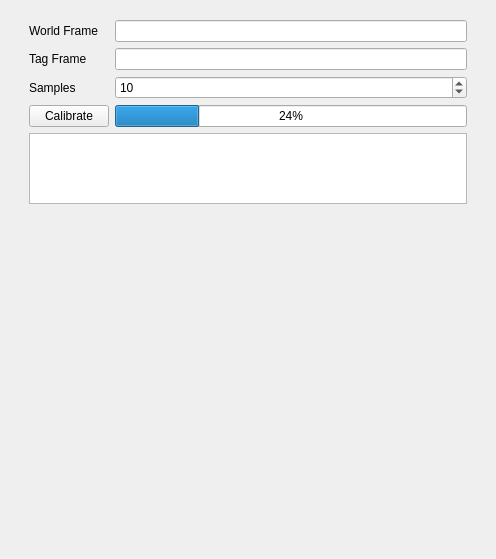
<?xml version="1.0" encoding="UTF-8"?>
<ui version="4.0">
 <class>MappingPanel</class>
 <widget class="QWidget" name="MappingPanel">
  <property name="geometry">
   <rect>
    <x>0</x>
    <y>0</y>
    <width>496</width>
    <height>559</height>
   </rect>
  </property>
  <property name="windowTitle">
   <string>Form</string>
  </property>
  <layout class="QVBoxLayout" name="verticalLayout">
   <item>
    <widget class="QWidget" name="widget" native="true">
     <layout class="QVBoxLayout" name="verticalLayout_2">
      <property name="topMargin">
       <number>0</number>
      </property>
      <property name="bottomMargin">
       <number>0</number>
      </property>
      <item>
       <widget class="QWidget" name="form" native="true">
        <property name="minimumSize">
         <size>
          <width>0</width>
          <height>0</height>
         </size>
        </property>
        <layout class="QGridLayout" name="gridLayout">
         <property name="bottomMargin">
          <number>0</number>
         </property>
         <item row="0" column="1">
          <widget class="QLineEdit" name="worldFrame"/>
         </item>
         <item row="1" column="0">
          <widget class="QLabel" name="label_2">
           <property name="text">
            <string>Tag Frame</string>
           </property>
          </widget>
         </item>
         <item row="3" column="0">
          <widget class="QLabel" name="label_3">
           <property name="text">
            <string>Samples</string>
           </property>
          </widget>
         </item>
         <item row="1" column="1">
          <widget class="QLineEdit" name="tagFrame"/>
         </item>
         <item row="0" column="0">
          <widget class="QLabel" name="label">
           <property name="text">
            <string>World Frame</string>
           </property>
          </widget>
         </item>
         <item row="3" column="1">
          <widget class="QSpinBox" name="numSamples">
           <property name="minimum">
            <number>1</number>
           </property>
           <property name="value">
            <number>10</number>
           </property>
          </widget>
         </item>
         <item row="4" column="0">
          <widget class="QPushButton" name="calibButton">
           <property name="text">
            <string>Calibrate</string>
           </property>
          </widget>
         </item>
         <item row="4" column="1">
          <widget class="QProgressBar" name="calibProgress">
           <property name="value">
            <number>24</number>
           </property>
          </widget>
         </item>
        </layout>
       </widget>
      </item>
      <item>
       <widget class="QWidget" name="calibStatusWidget" native="true">
        <layout class="QHBoxLayout" name="horizontalLayout_2">
         <property name="topMargin">
          <number>0</number>
         </property>
         <property name="bottomMargin">
          <number>9</number>
         </property>
         <item>
          <widget class="QTextBrowser" name="calibStatus">
           <property name="enabled">
            <bool>true</bool>
           </property>
           <property name="markdown">
            <string/>
           </property>
          </widget>
         </item>
        </layout>
       </widget>
      </item>
     </layout>
    </widget>
   </item>
   <item>
    <spacer name="verticalSpacer">
     <property name="orientation">
      <enum>Qt::Vertical</enum>
     </property>
     <property name="sizeHint" stdset="0">
      <size>
       <width>20</width>
       <height>455</height>
      </size>
     </property>
    </spacer>
   </item>
  </layout>
 </widget>
 <resources/>
 <connections/>
</ui>
